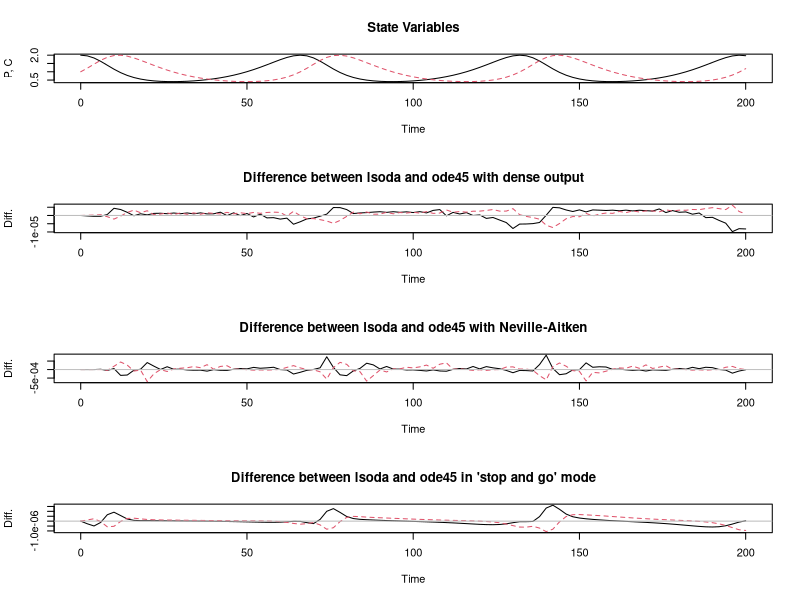
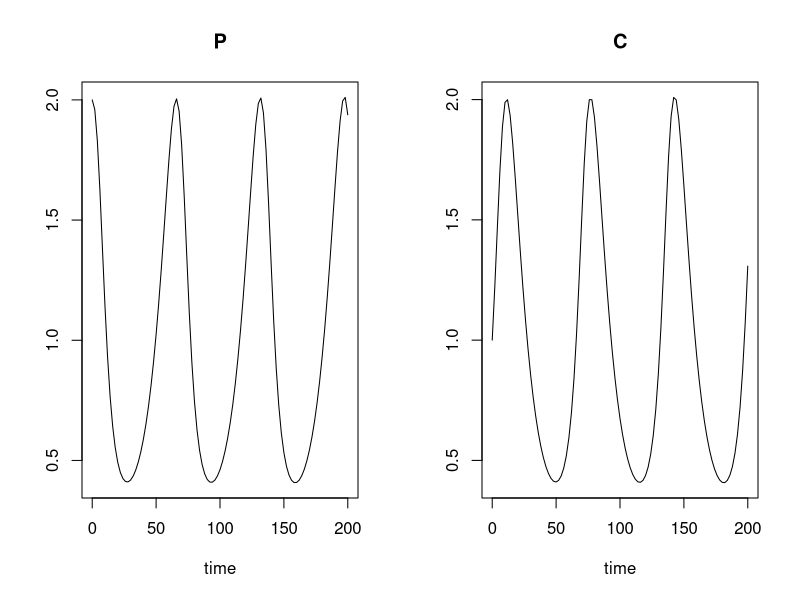

Here is the R script that generated these plots, in order:
library(deSolve)


### Name: rkMethod
### Title: Collection of Parameter Sets (Butcher Arrays) for the
###   Runge-Kutta Family of ODE Solvers
### Aliases: rkMethod
### Keywords: math

### ** Examples

rkMethod()          # returns the names of all available methods
rkMethod("rk45dp7") # parameters of the Dormand-Prince 5(4) method
rkMethod("ode45")   # an alias for the same method

func <- function(t, x, parms) {
  with(as.list(c(parms, x)),{
    dP  <- a * P      - b * C * P
    dC  <- b * P * C  - c * C
    res <- c(dP, dC)
    list(res)
  })
}
times  <- seq(0, 200, length = 101)
parms  <- c(a = 0.1, b = 0.1, c = 0.1)
x <- c(P = 2, C = 1)

## rk using ode45 as the default method
out <- rk(x, times, func, parms)

## all methods can be called also from 'ode' by using rkMethod
out <- ode(x, times, func, parms, method = rkMethod("rk4"))

## 'ode' has aliases for the most common RK methods
out <- ode(x, times, func, parms, method = "ode45")

##===========================================================================
## Comparison of local error from different interpolation methods
##===========================================================================

## lsoda with lower tolerances (1e-10) used as reference
o0 <- ode(x, times, func, parms, method = "lsoda", atol = 1e-10, rtol = 1e-10)

## rk45dp7 with hmax = 10 > delta_t  = 2
o1 <- ode(x, times, func, parms, method = rkMethod("rk45dp7"), hmax = 10)

## disable dense-output interpolation
## and use only Neville-Aitken polynomials instead
o2 <- ode(x, times, func, parms,
  method = rkMethod("rk45dp7", densetype = NULL, nknots = 5), hmax = 10)

## stop and go: disable interpolation completely
## and integrate explicitly between external time steps
o3 <- ode(x, times, func, parms,
  method = rkMethod("rk45dp7", densetype = NULL, nknots = 0, hmax=10))

## compare different interpolation methods with lsoda
mf <- par("mfrow" = c(4, 1))
matplot(o1[,1], o1[,-1], type = "l", xlab = "Time", main = "State Variables",
  ylab = "P, C")
matplot(o0[,1], o0[,-1] - o1[,-1], type = "l", xlab = "Time", ylab = "Diff.",
  main="Difference between lsoda and ode45 with dense output")
abline(h = 0, col = "grey")
matplot(o0[,1], o0[,-1] - o2[,-1], type = "l", xlab = "Time", ylab = "Diff.",
  main="Difference between lsoda and ode45 with Neville-Aitken")
abline(h = 0, col = "grey")
matplot(o0[,1], o0[,-1] - o3[,-1], type = "l", xlab = "Time", ylab = "Diff.",
  main="Difference between lsoda and ode45 in 'stop and go' mode")
abline(h = 0, col = "grey")
par(mf)

##===========================================================================
## rkMethod allows to define user-specified Runge-Kutta methods
##===========================================================================
out <- ode(x, times, func, parms,
          method = rkMethod(ID = "midpoint",
            varstep = FALSE,
            A      = c(0, 1/2),
            b1      = c(0, 1),
            c       = c(0, 1/2),
            stage   = 2,
            Qerr    = 1
          )
        )
plot(out)

## compare method diagnostics
times  <- seq(0, 200, length = 10)
o1 <- ode(x, times, func, parms, method = rkMethod("rk45ck"))
o2 <- ode(x, times, func, parms, method = rkMethod("rk78dp"))
diagnostics(o1)
diagnostics(o2)
